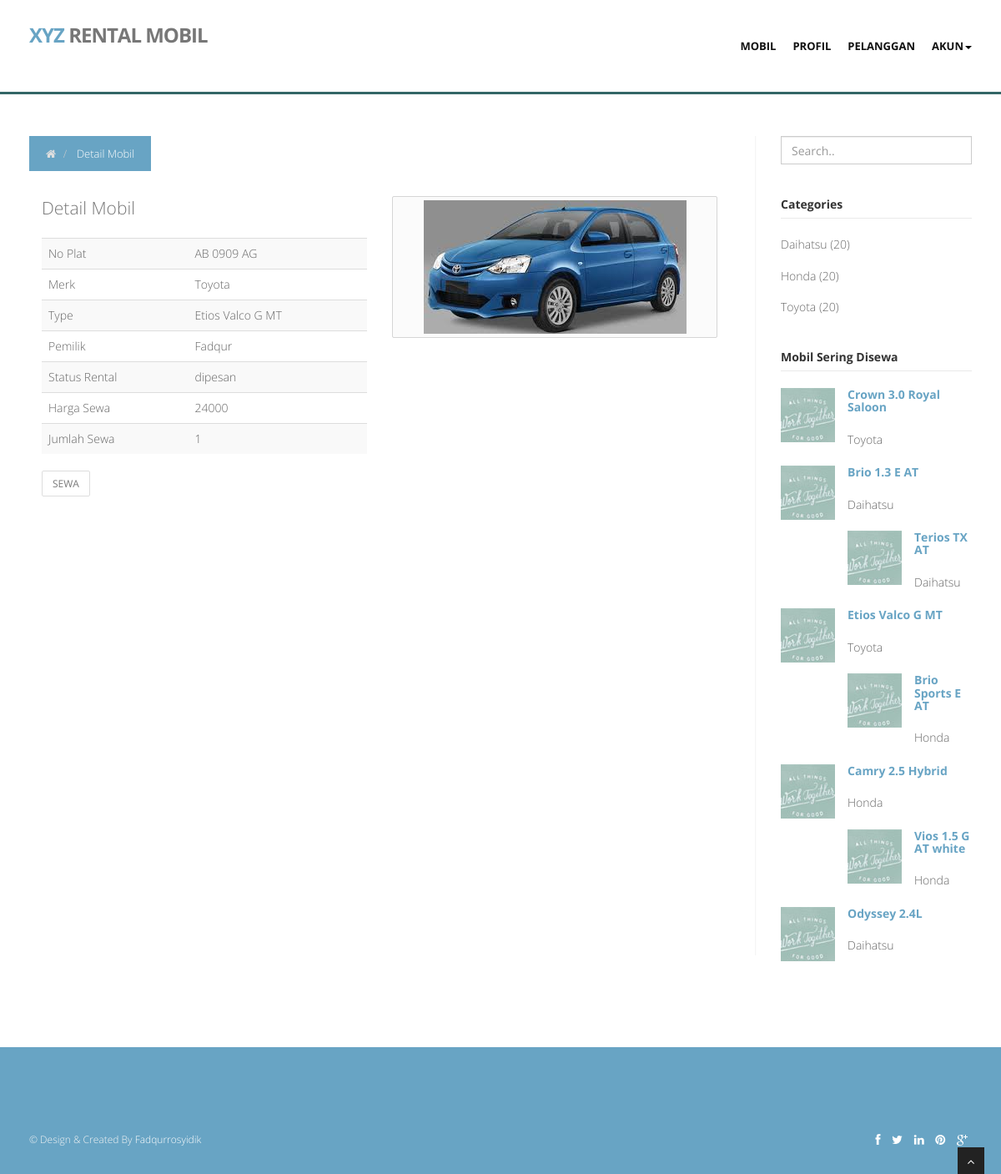
The page /?eks=9&plat=AB 0909 AG (signed in) on the database its author committed.
### tables this page shows
CREATE TABLE IF NOT EXISTS `kendaraan` (
  `NoPlat` varchar(10) NOT NULL,
  `KdMerk` varchar(20) NOT NULL,
  `IdType` varchar(10) NOT NULL,
  `IdPemilik` int(11) NOT NULL,
  `StatusRental` enum('Kosong','dipesan','Jalan') NOT NULL,
  `HargaSewa` int(11) NOT NULL,
  `FotoMobil` varchar(100) NOT NULL,
  `JmlSewa` int(11) NOT NULL,
  PRIMARY KEY (`NoPlat`)
);

CREATE TABLE IF NOT EXISTS `merk` (
  `KdMerk` varchar(50) NOT NULL,
  `NmMerk` varchar(50) NOT NULL,
  PRIMARY KEY (`KdMerk`)
);

CREATE TABLE IF NOT EXISTS `type` (
  `IdType` varchar(20) NOT NULL,
  `NmType` varchar(50) NOT NULL,
  PRIMARY KEY (`IdType`)
);

CREATE TABLE IF NOT EXISTS `pemilik` (
  `IdPemilik` int(11) NOT NULL AUTO_INCREMENT,
  `NmPemilik` varchar(50) NOT NULL,
  `alamat` text NOT NULL,
  `telpon` varchar(20) NOT NULL,
  PRIMARY KEY (`IdPemilik`)
);

### menu/mobil/dmobil.php (the view, shortened to what this page needs)
<section id="inner-headline">
	<div class="container" style="padding: 0">
		<div class="row">
			<div class="col-lg-12">
				<ul class="breadcrumb">
					<li><a href="?eks=1"><i class="fa fa-home"></i></a><i class="icon-angle-right"></i></li>
					<li class="active"> Detail Mobil</li>
				</ul>
			</div>
		</div>
	</div>
</section>
<div class="col-sm-6 col-lg-6">
    <p class="lead text-muted">Detail Mobil</p>
    <table class="table table-striped" data-effect="fade">
    <?php
    $plat = $_GET['plat'];
    $query = $db->query("select merk.NmMerk, type.NmType, pemilik.NmPemilik, kendaraan.StatusRental, kendaraan.HargaSewa, kendaraan.JmlSewa, kendaraan.FotoMobil, kendaraan.NoPlat from kendaraan,type,merk,pemilik where kendaraan.IdType = type.IdType and kendaraan.KdMerk = merk.KdMerk and kendaraan.IdPemilik = pemilik.IdPemilik and kendaraan.NoPlat = '$plat'");
    $array = $query->fetch();
    ?>
      <tbody>
      	<tr>
          <td>No Plat</td>
          <td><?php echo $array['7'] ?></td>
        </tr>
        <tr>
          <td>Merk</td>
          <td><?php echo $array['0'] ?></td>
        </tr>
        <tr>
          <td>Type</td>
          <td><?php echo $array['1'] ?></td>
        </tr>
        <tr>
          <td>Pemilik</td>
          <td><?php echo $array['2'] ?></td>
        </tr>
        <tr>
          <td>Status Rental</td>
          <td><?php echo $array['3'] ?></td>
        </tr>
        <tr>
          <td>Harga Sewa</td>
          <td><?php echo $array['4'] ?></td>
        </tr>
        <tr>
          <td>Jumlah Sewa</td>
          <td><?php echo $array['5'] ?></td>
        </tr>
      </tbody>
    </table>
</div>
<div class="col-lg-6 col-sm-6 ">
    <a href="#" class="thumbnail">
      <img src="img/product/<?php echo $array['6'] ?>" alt="">
    </a>
</div>
<div class="col-lg-12">
	<form method="POST" action="#">
		<a  href="#myModal1" data-toggle="modal"><button <?php if ($array['3'] != 'Kosong') { echo "disabled='disabled'"; }?>  type="submit" class="btn btn-default" name="sewa">Sewa</button></a>
	</form>
</div>

### include/sidebar.php (shortened to what this page needs)
<aside class="right-sidebar">
    <div class="widget">
		<form class="form-search" action="#" method="POST">
			<input name="cari" class="form-control" type="text" placeholder="Search..">
		</form>
	</div>
	<div class="widget">
		<h5 class="widgetheading">Categories</h5>
		<ul class="cat">
		<?php
		$query = $db->query("select * from merk");
		while ($array = $query->fetch()) {
		?>
            <li><i class="icon-angle-right"></i><a href="?eks=1&kat=<?php echo $array['NmMerk'];?>"><?php echo $array['NmMerk']; ?></a><span> (20)</span></li>
        <?php } ?>
        </ul>
	</div>
    <div class="widget">
		<h5 class="widgetheading">Mobil Sering Disewa</h5>
        <ul class="recent">
        <?php
        $queryS = $db->query("select type.NmType as nama, merk.NmMerk from kendaraan,type,merk where kendaraan.IdType = type.IdType and kendaraan.KdMerk = merk.KdMerk order by JmlSewa desc");
		while ($arrayS = $queryS->fetch()) {
		?>
            <li>
				<img src="img/dummies/blog/65x65/thumb1.jpg" class="pull-left" alt="" />
				<h5><a href="?eks=1&type=<?php echo $arrayS['nama'];?>"><?php echo $arrayS['nama']; ?></a></h5>
				<p><?php echo $arrayS['1']; ?></p>
			</li>
		<?php } ?>
        </ul>
    </div>
</aside>

### css/style.css (style rules this page uses)
body { font-family:'Open Sans', Arial, sans-serif; font-size:14px; font-weight:300; line-height:1.6em; color:#656565; }
h1,h2, h3, h4, h5, h6 { font-family:'Open Sans', Arial, sans-serif; font-weight:700; line-height:1.1em; color:#333; margin-bottom: 20px; }
.container { padding:0 20px 0 20px; position:relative; }
.row,.row-fluid { margin-bottom:30px; }
.row .row,.row-fluid .row-fluid { margin-bottom:30px; }
#content img { max-width:100%; height:auto; }
table td { padding: 10px 5px; }
#inner-headline { position:relative; margin:0; padding:0; color:#fefefe; }
#inner-headline ul.breadcrumb { float:left; }
#inner-headline ul.breadcrumb li { margin-bottom:0; padding-bottom:0; }
#inner-headline ul.breadcrumb li { font-size:13px; color:#fff; }
#inner-headline ul.breadcrumb li i { color:#dedede; }
#inner-headline ul.breadcrumb li a { color:#fff; }
.widgetheading { width:100%; padding:0; }
aside .widgetheading { position: relative; border-bottom: #e9e9e9 1px solid; padding-bottom: 9px; }
aside { position:relative; margin-bottom:40px; }
.right-sidebar { border-left:1px solid #f5f5f5; padding:0 0 0 30px; -webkit-box-shadow:inset 1px 0 0 0 rgba(0,0,0,.01); box-shadow:inset 1px 0 0 0 rgba(0,0,0,.01); }
aside .widget { margin-bottom:40px; }
ul.cat, ul.recent, ul.folio-detail, ul.contact-info { margin:0; padding:0; list-style:none; }
ul.cat li, ul.recent li, ul.folio-detail li, ul.contact-info li { margin:0 0 15px 0; list-style:none; }
ul.cat li a, ul.folio-detail li a { color:#656565; }
.widget ul.recent li { margin-bottom:20px; }
img.pull-left, .align-left { float:left; margin:0 15px 15px 0; }
.widget img.pull-left { float:left; margin:0 15px 15px 0; }

### skins/default.css (style rules this page uses)
a, a:hover,a:focus,a:active, footer a.text-link:hover, strike, .post-meta span a:hover, footer a.text-link, ul.meta-post li a:hover, ul.cat li a:hover, ul.recent li h6 a:hover, ul.portfolio-categ li.active a, ul.portfolio-categ li.active a:hover, ul.portfolio-categ li a:hover,ul.related-post li h4 a:hover, span.highlight,article .post-heading h3 a:hover, .navbar .nav > .active > a,.navbar .nav > .active > a:hover,.navbar .nav > li > a:hover,.navbar .nav > li > a:focus,.navbar .nav > .active > a:focus, .validation { color:#68A4C4; }
.breadcrumb { background-color: #68A4C4; }

### css/overwrite.css (style rules this page uses)
.widget h4,.widget h5 { font-weight:700; margin-bottom:20px; }
label, input, button, select, textarea { font-size: 13px; font-weight: normal; }
input, button, select, textarea { font-family:'Open Sans', Arial, sans-serif; font-size: 13px; }
select, textarea, input[type="text"], input[type="password"], input[type="datetime"], input[type="datetime-local"], input[type="date"], input[type="month"], input[type="time"], input[type="week"], input[type="number"], input[type="email"], input[type="url"], input[type="search"], input[type="tel"], input[type="color"], .uneditable-input { -webkit-border-radius: 0; -moz-border-radius: 0; border-radius: 0; }
ul, ol { padding: 0; margin: 0 0 10px 25px; }
li { line-height: 1.6em; }
.btn { font-size: 12px; text-transform:uppercase; text-shadow: none; background-image:none; border-color: none; border-bottom-color: none; -webkit-box-shadow: none; -moz-box-shadow: none; box-shadow: none; }
.btn { outline:0; -webkit-border-radius: 2px; -moz-border-radius: 2px; border-radius: 2px; }
.breadcrumb { float:left; padding:10px 20px; margin:0; list-style: none; background: none; -webkit-border-radius: 0; -moz-border-radius: 0; border-radius: 0; }
.breadcrumb > li { display: inline-block; *display: inline; text-shadow: none; font-size:12px; *zoom: 1; margin:0; }
.breadcrumb > .active { color: #797979; }
.thumbnail { background:#fbfbfb; border: 1px solid #d5d5d5; -webkit-border-radius: 2px; -moz-border-radius: 2px; border-radius: 2px; -webkit-box-shadow: none; -moz-box-shadow: none; box-shadow: none; }

### rows shown on the page
kendaraan: NoPlat "AB 0909 AG", merk.NmMerk "Toyota", IdType.NmType "Etios Valco G MT", IdPemilik.NmPemilik "Fadqur", StatusRental "dipesan", HargaSewa "24000", JmlSewa "1", FotoMobil (picture)
merk: NmMerk "Daihatsu"
merk: NmMerk "Honda"
merk: NmMerk "Toyota"
type: NmType "Crown 3.0 Royal Saloon", merk.NmMerk "Toyota"
type: NmType "Brio 1.3 E AT", merk.NmMerk "Daihatsu"
type: NmType "Terios TX AT", merk.NmMerk "Daihatsu"
type: NmType "Etios Valco G MT", merk.NmMerk "Toyota"
type: NmType "Brio Sports E AT", merk.NmMerk "Honda"
type: NmType "Camry 2.5 Hybrid", merk.NmMerk "Honda"
type: NmType "Vios 1.5 G AT white", merk.NmMerk "Honda"
type: NmType "Odyssey 2.4L", merk.NmMerk "Daihatsu"
